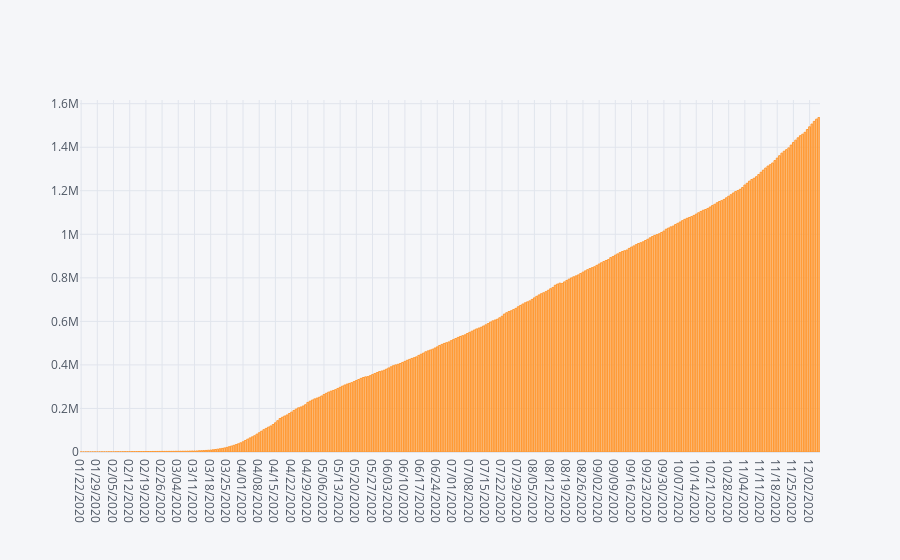

Here is the notebook cell this chart was saved with:
### Code cell
death.iplot(kind='bar', x='Date', y='Deaths')

### Figure 1 — Plotly figure (JSON) as saved in the notebook; plotly's stock layout.template omitted (floating-point values rounded to 4 significant figures; data arrays with more than 128 entries replaced by an {"elided": "..."} marker saying what was removed)
{"data": [{"marker": {"color": "rgba(255, 153, 51, 0.6)", "line": {"color": "rgba(255, 153, 51, 1.0)", "width": 1}}, "name": "Deaths", "orientation": "v", "text": "", "type": "bar", "x": {"elided": "320 str values"}, "y": {"elided": "320 int values"}}], "layout": {"legend": {"bgcolor": "#F5F6F9", "font": {"color": "#4D5663"}}, "paper_bgcolor": "#F5F6F9", "plot_bgcolor": "#F5F6F9", "title": {"font": {"color": "#4D5663"}}, "xaxis": {"gridcolor": "#E1E5ED", "showgrid": true, "tickfont": {"color": "#4D5663"}, "title": {"font": {"color": "#4D5663"}, "text": ""}, "zerolinecolor": "#E1E5ED"}, "yaxis": {"gridcolor": "#E1E5ED", "showgrid": true, "tickfont": {"color": "#4D5663"}, "title": {"font": {"color": "#4D5663"}, "text": ""}, "zerolinecolor": "#E1E5ED"}}}
